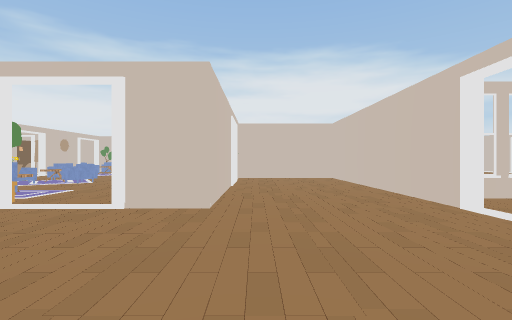
View 1 (above)

24 first-person views from a walk through a 3-D level made in the Unity game engine. The camera is 1.2 m above the floor, looks level and sees 85° across. The floor is counted in squares, 2 m on a side. Each view is taken from the middle of a square. On the plan, view 1 faces up. The plan holds only what a view shows up to about 9 squares ahead; the rest is blank. The place goes on beyond the plan. The player is left out. Door leaves are left out, so doorways stand open. Some surface patterns are stand-ins.

View 2
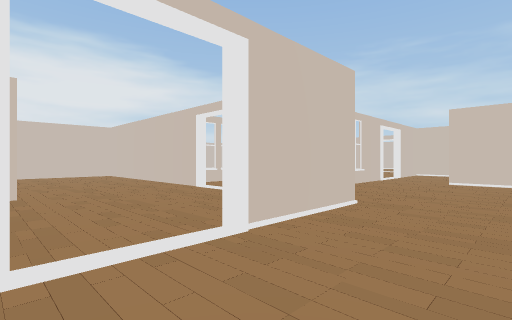

View 3
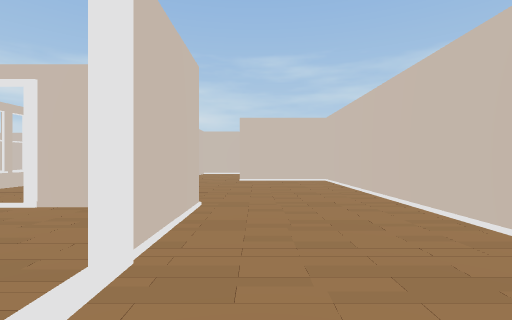

View 4
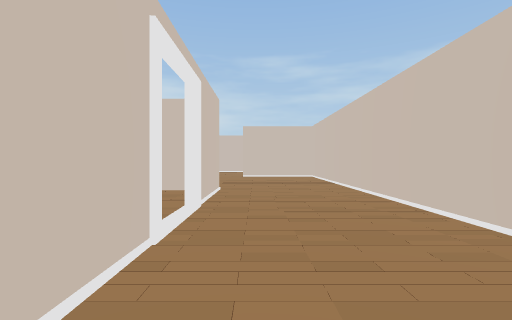

View 5
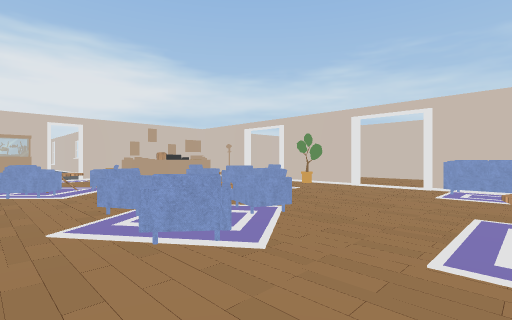

View 6
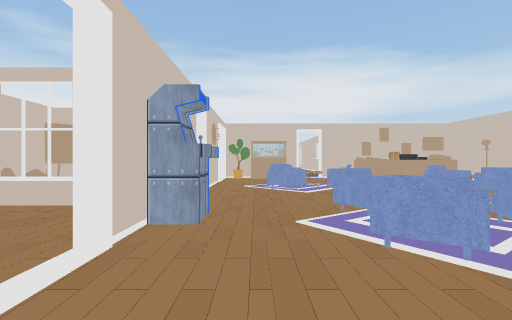

View 7
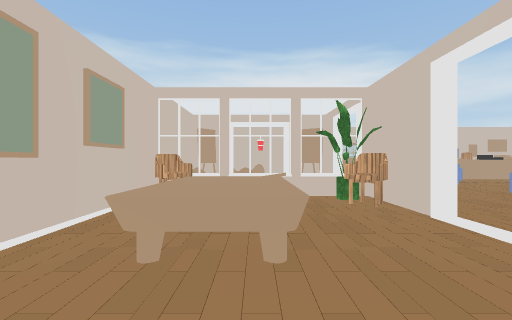

View 8
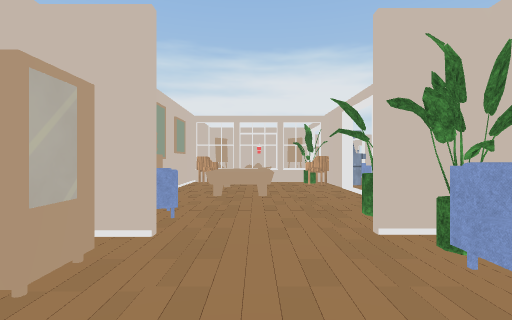

View 9
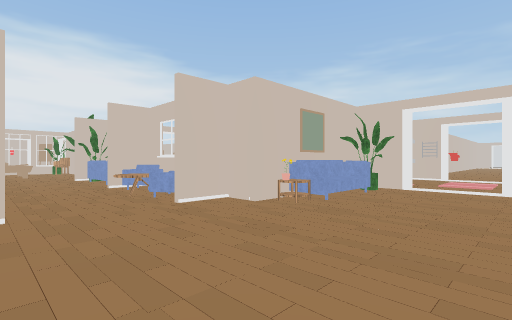

View 10
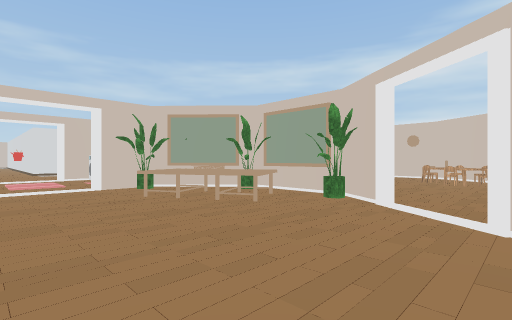

View 11
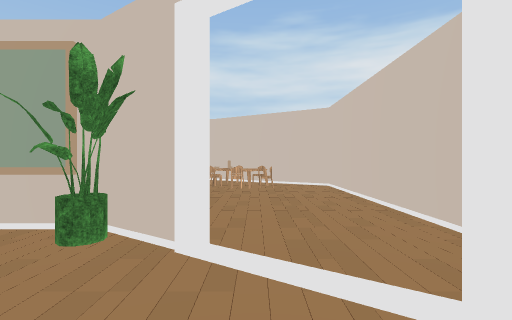

View 12
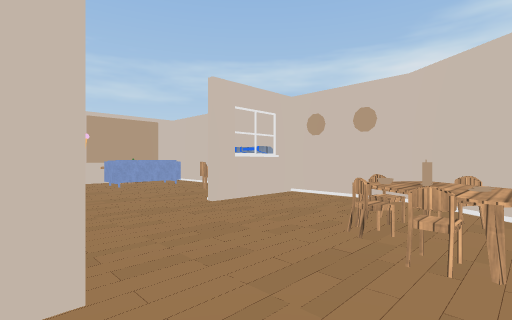

View 13
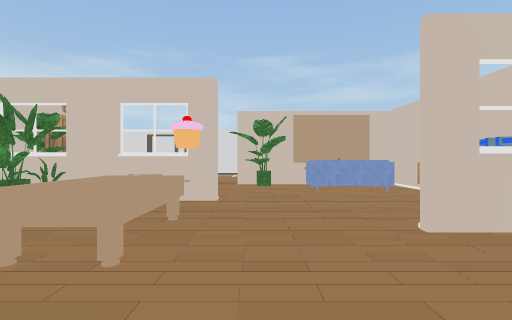

View 14
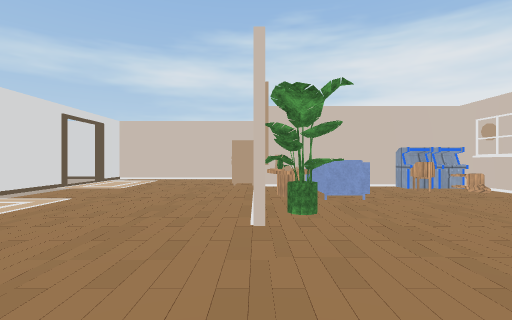

View 15
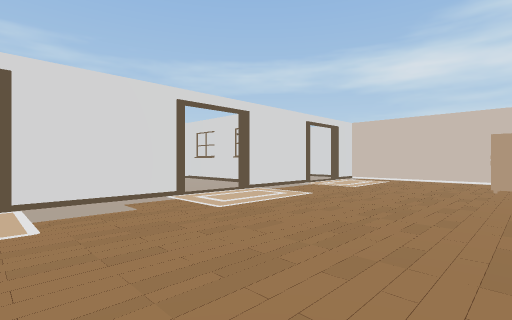

View 16
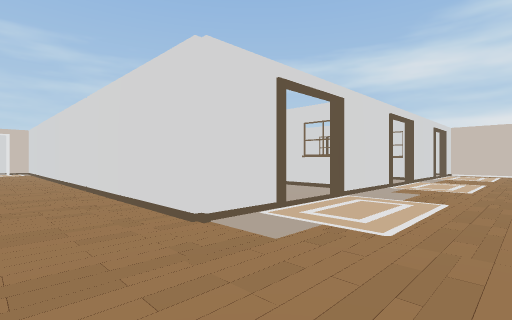

View 17
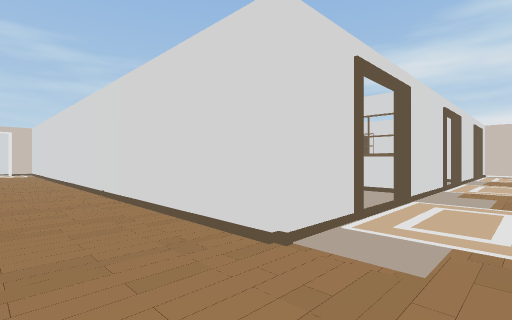

View 18
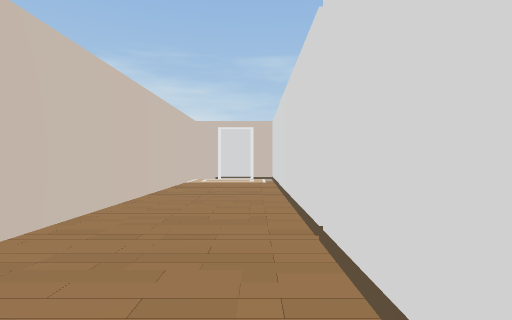

View 19
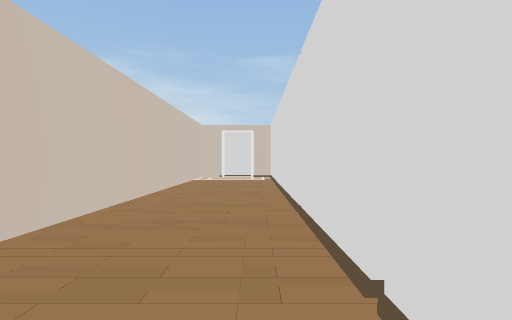

View 20
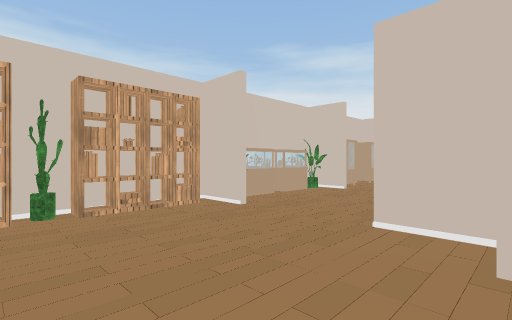

View 21
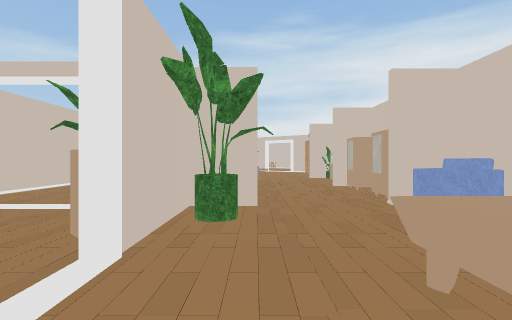

View 22
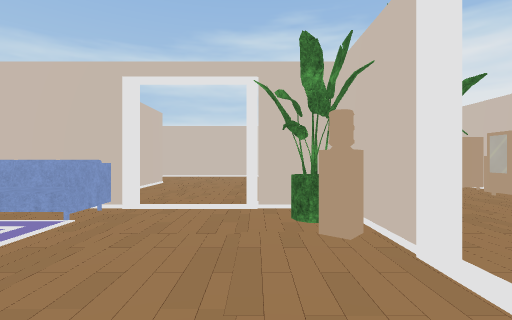

View 23
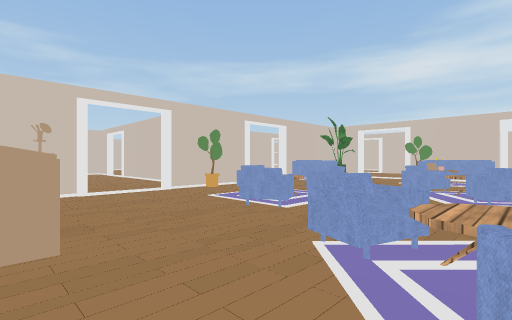

View 24
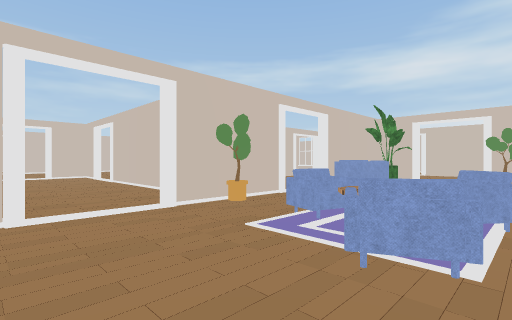

### Floor plan
Points are (right, up) in squares from view 1. A wall is a line through its corners. A room is listed if a view was taken in it or the views show most of it. See-through windows are left out.
Room 1 (views 1, 2, 3)
walls: (2.7, -0.3) (0.4, -0.3); (-0.9, -3) (7.1, -3) (7.1, -0.5)
ways out: opening at (-1, -1.5) to room 2; opening at (0, 0) to room 2; opening at (7, 0)
Room 2 (views 4, 5, 6, 7, 8, 9, 10, 11, 12, 13, 14, 15, 16, 17, 18, 19, 20, 21, 22, 23, 24)
walls: (-4.6, -0.3) (-4.6, 2.2); (-0.9, -0.3) (-2.3, -0.3); (-1.6, -4.3) (-1.6, -3.3); (-4.9, -4.3) (-4.9, -3.1) (-6.6, -3.1); (-1.9, 3.6) (-0.7, 3.6) (-0.7, 4.6); (-4.9, 3.6) (-3.1, 3.6); (-8.1, -0.9) (-8.1, 0.4); (-8.1, -2.5) (-8.6, -2.5); (-1.6, -6.5) (-1.6, -5.6); (2.6, 0.4) (2.6, 2); (-4.9, -6.5) (-4.9, -5.5); (-0.6, 4.4) (-0.6, 3.4) (-1.9, 3.4); (-8, 3.6) (-6.9, 3.6); (2.6, 3.2) (2.6, 9); (-8.6, 3.3) (-8.1, 3.3) (-8.1, 4.6); (-8, 4.6) (-8, 3.9); (2.3, -6.9) (2.3, -5.5) (14.4, -5.5); (-11.7, 0.5) (-11.7, -3.4); (-0.7, 7.9) (-0.7, 10.4); (-8.1, 6.7) (-8.1, 9.1); (-9.6, -7.7) (-8.6, -8.4); (-4.9, -10.5) (-4.9, -7.5); (-8, 7.5) (-8, 6.7); (-11.7, 4.1) (-11.7, 3.3) (-10.9, 3.3); (-2.1, -11.5) (-2.1, -10.5); (0.5, 9.3) (-0.1, 9.3); (2.3, -10.6) (2.3, -8.1); (-8.5, 8.7) (-9.6, 8.7); (1.2, 9.4) (4.2, 9.4); (-11.7, -8.3) (-11.7, -12.5) (-8.7, -14.3) (-6.8, -14.3); (-4.2, -14.3) (-2.1, -14.3) (-2.1, -13.8); (5.6, 9.4) (6.1, 9.4); (-0.7, 12.4) (-0.7, 13.5); (-11.7, 9.6) (-11.7, 5.7); (2.3, -14.4) (2.3, -11.9); (6.7, 10) (6.7, 10.5); (-1.2, -16.7) (2.3, -16.7) (2.3, -15.6); (14.7, -5.6) (14.7, -3.1) (7.1, -3.1)
ways out: opening at (-1, -1.5) to room 1; opening at (0, 0) to room 1; opening at (-8.5, 13); opening at (-8, 10); opening at (2, -15); opening at (2, -11); opening at (2.5, -7.5); opening at (3, 2.5); opening at (5, 9); opening at (7, 11); open door at (-5, -5); open door at (-1.5, -5)
objects: shelf (-12, -6); plant (-12, -5) to (-12, -4); chair (-11, -12); other object (-11, -2); other object (-11, -1); plant (-11, 0); other object (-11, 1); other object (-11, 2); armchair (-11, 4); other object (-11, 5); other object (-11, 8); chair (-11, 9); chair (-10, -13); table (-10, -12); other object (-10, 2); other object (-10, 6); other object (-10, 7); other object (-10, 9); chair (-9, -13); chair (-9, -12); other object (-9, -3); armchair (-9, -2); table (-9, -1); armchair (-9, 0); sofa (-9, 2); plant (-9, 3); plant (-9, 4); plant (-9, 8); painting (-8, -8); other object (-8, -7); table (-8, -3); water cooler (-8, 5); chair (-8, 8); other object (-7, -10) to (-6, -9); plant (-7, -8); sofa (-7, -3); machine (-7, 8); other object (-7, 14) to (-6, 14); machine (-6, -14); chair (-6, -13); plant (-6, -8); other object (-6, -7); armchair (-6, 7); armchair (-6, 8); table (-6, 11); armchair (-6, 12); machine (-5, -14); chair (-5, -13); plant (-5, -7); sofa (-5, 4); other object (-5, 5); armchair (-5, 7); armchair (-5, 11); plant (-4, -7); flower (-4, 4); other object (-4, 5); armchair (-4, 9) to (-3, 9); sofa (-3, -13) to (-3, -12); shelf (-3, -7); other object (-3, -5); other object (-3, 5); armchair (-3, 10); other object (-2, -15); other object (-2, -13); other object (-2, -12); other object (-2, -7); other object (-2, -3); armchair (-2, 9); other object (-2, 12); other object (-2, 13); other object (-1, -13); sofa (-1, 5) to (-1, 6); other object (-1, 12); other object (-1, 14)

Positions as (right, up) in squares from view 1, and headings:
1: (0, 0), facing up
2: (-1, -2), facing up-right
3: (-1, -1), facing right
4: (-3, -1), facing right
5: (-7, 5), facing up-right
6: (-7, 5), facing up
7: (-10, 4), facing up
8: (-10, 1), facing up
9: (-11, -6), facing up-right
10: (-11, -4), facing down-right
11: (-10, -6), facing down
12: (-10, -10), facing down-right
13: (-9, -11), facing right
14: (-2, -8), facing down
15: (-2, -8), facing down-right
16: (0, -4), facing down-right
17: (1, -4), facing down-right
18: (6, -5), facing right
19: (5, -5), facing right
20: (-8, -5), facing up-left
21: (-9, 7), facing down
22: (-7, 7), facing down
23: (-6, 13), facing down-right
24: (-4, 12), facing down-right
